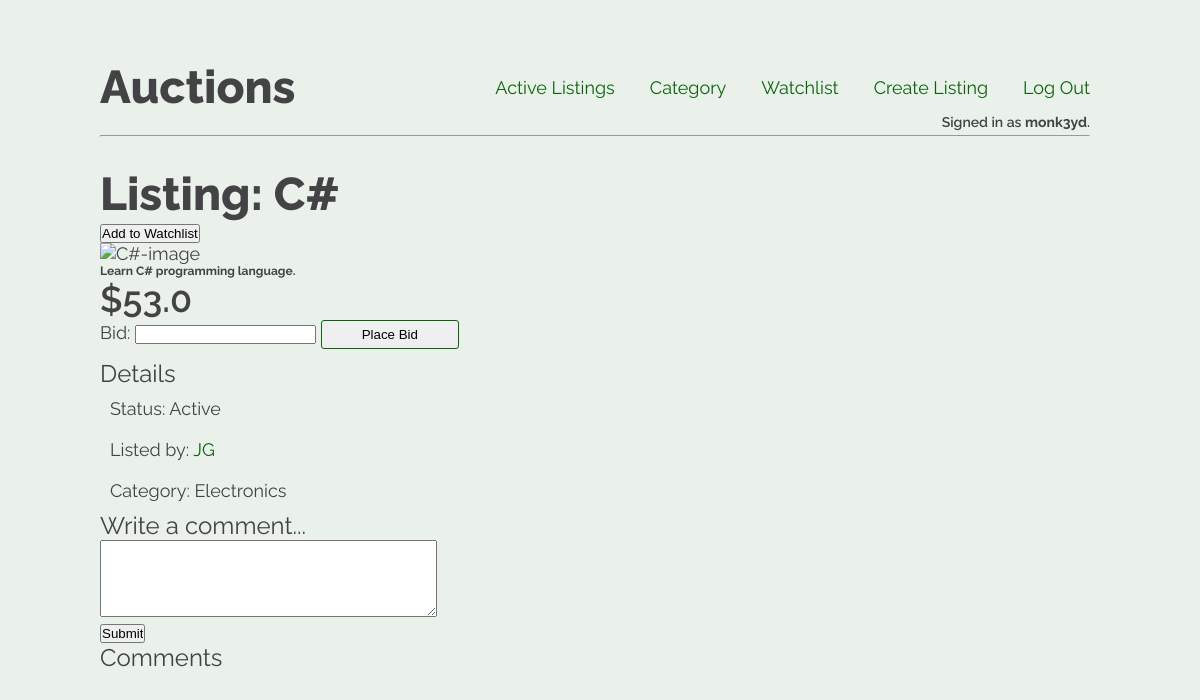
/item/3 (signed in), run on the app's committed database.
### auctions/models.py (models this page shows, shortened)
class User(AbstractUser):
    pass

class ListingItem(models.Model):
    title = models.CharField(max_length=50)
    description = models.CharField(max_length=250)
    starting_bid = models.FloatField()
    img_url = models.URLField(blank=True)  # models.ImageField()
    category = models.CharField(max_length=50, choices=category_choices)
    starting_date = models.DateTimeField(auto_now=True)
    author = models.ForeignKey(
        settings.AUTH_USER_MODEL,
        on_delete=models.CASCADE,
    )  # ForeigKey to User.
    is_active = models.BooleanField(default=True)
    in_watchlist = models.BooleanField(default=False)
    highest_bid = models.FloatField(default=0)
    highest_bid_user = models.CharField(max_length=50, blank=True, null=True)

### auctions/views.py (the view, shortened to what this page needs)
# urls.py: path("item/<int:item_uid>", views.item, name="item"),
def item(request, item_uid):
    item = ListingItem.objects.get(id=item_uid)
    form = BidForm()
    comment_form = CommentForm()
    comments = ListingComment.objects.filter(item=item)
    try:
        if WatchList.objects.filter(user=request.user, item=item).exists():
            item.in_watchlist = True
    except TypeError:
        pass
    return render(request, "auctions/item.html", {
        "item": item,
        "in_watchlist": item.in_watchlist,
        "form": form,
        "comment_form": comment_form,
        "comments": comments,
        })

### auctions/models.py
class BidForm(ModelForm):
    class Meta:
        model = Bid
        fields = {
            'bid': 'Bid',
        }
        error_messages = {
            'bid': {
                'max_length': _("Your bid is too low!"),
            },
        }

class CommentForm(ModelForm):
    class Meta:
        model = ListingComment
        fields = ['comment']
        widgets = {
            'comment': Textarea(attrs={'cols': 40, 'rows': 5}),
        }

### auctions/templates/auctions/item.html (shortened to what this page needs)
{% extends 'auctions/layout.html' %}
{% block body %}
  <h1>Listing: {{ item.title }}</h1>
  {% if user.is_authenticated %}
    {% if not in_watchlist %}
      <form action="{% url 'item' item.id %}" method="POST">
          <input name="submit-to-watchlist" type="submit" value="Add to Watchlist">
      </form>
    {% else %}
      <div>
          <span class="badge bg-secondary text-light">Watchlist</span>
      </div>
    {% endif %}
  {% endif %}
  <img src="{{ item.img_url }}" alt="{{ item.title }}-image" width="640">
  <h6>{{ item.description }}</h6>
  {% if item.starting_bid > item.highest_bid %}
    <h2>${{ item.starting_bid }}</h2>
  {% else %}
  <h2>${{ item.highest_bid }}</h2>
  {% endif %}
  {% if user.is_authenticated %}
    {% if item.is_active %}
      {% if item.author != user %}
        <form action="{% url 'bid' item.id %}" method="POST">
            {{ form }}
            <input class="btn btn-primary my-2" type="submit" value="Place Bid" placeholder="Bid">
        </form>
      {% else %}
        <form action="{% url 'close' item.id %}" method="POST">
            {% csrf_token %}
            <input class="btn btn-primary my-2" type="submit" value="Close Auction" placeholder="close-auction-btn">
        </form>
      {% endif %}
    {% else %}
        {% if item.highest_bid_user == user.username %}
          <span>You are the Winner: {{ item.highest_bid_user }}!!</span>
        {% endif %}
    {% endif %}
  {% endif %}
  <h3>Details</h3>
  <ul>
    {% if item.is_active %}
        <li>Status: Active</li>
    {% else %}
        <li>Status: Closed</li>
    {% endif %}
    <li>Listed by: <a href="#">{{ item.author }}</a></li>
    <li>Category: {{ item.category }}</li>
  </ul>
<h3>Write a comment...</h3>
<form action="{% url 'comment' item.id %}" method="POST">
  {{ comment_form }}
  <br>
  <input type="submit" value="Submit">
</form>
<h3>Comments</h3>
{% endblock %}

### auctions/templates/auctions/layout.html (shortened to what this page needs)
<!DOCTYPE html>
{% load static %}
<html lang="en">
    <head>
        <link href="{% static 'auctions/style.css' %}" rel="stylesheet">
    </head>
    <body>
        <nav class="navbar">
            <h1 class="nav-brand">Auctions</h1>
            <ul class="navbar-nav">
                <li class="nav-item">
                    <a class="nav-link" href="{% url 'index' %}">Active Listings</a>
                </li>
                <li class="nav-item">
                    <a class="nav-link" href="{% url 'categories' %}">Category</a>
                </li>
                {% if user.is_authenticated %}
                    <li class="nav-item">
                        <a class="nav-link" href="{% url 'watchlist' %}">Watchlist</a>
                    </li>
                    <li class="nav-item">
                        <a class="nav-link" href="{% url 'create' %}">Create Listing</a>
                    </li>
                    <li class="nav-item">
                        <a class="nav-link" href="{% url 'logout' %}">Log Out</a>
                    </li>
                {% endif %}
            </ul>
        </nav>
        <div class="login-status">
            {% if user.is_authenticated %}
                Signed in as <strong>{{ user.username }}</strong>.
            {% else %}
                Not signed in.
            {% endif %}
        </div>
        <hr>
        {% block body %}
        {% endblock %}
    </body>
</html>

### auctions/static/auctions/style.css (style rules this page uses)
* { box-sizing: border-box; margin: 0; padding: 0; }
html { font-size: 62.5%; }
body { color: rgb(67, 67, 70); background-color: rgb(234, 241, 234); font-size: 1.8rem; font-family: 'Raleway', 'Trebuchet MS', 'Lucida Sans Unicode', 'Lucida Grande', 'Lucida Sans', Arial, sans-serif; padding: 6rem 10rem; }
h1 { font-size: 4.6rem; font-weight: 800; }
h2 { font-size: 3.6rem; font-weight: 600; }
h3 { font-size: 2.4rem; font-weight: 400; }
ul { list-style-type: none; }
li { padding: 1rem; }
a { color: rgb(12, 99, 12); text-decoration: none; }
.navbar { display: flex; justify-content: space-between; align-items: center; }
.navbar-nav { display: flex; flex-wrap: wrap; }
.nav-item { margin-left: 1.5rem; }
.login-status { font-size: 1.4rem; font-weight: 600; text-align: end; padding-right: 1rem; }
hr { margin: 0.5rem 1rem 3rem 0; }
.btn { border: 1px solid rgb(12, 99, 12); border-radius: 0.3rem; margin-bottom: 1rem; padding: 0.6rem 4rem; }

### data on the page
User: username "monk3yd"
ListingItem: title "C#", description "Learn C# programming language.", starting_bid "53.0", author "JG", category "Electronics"
